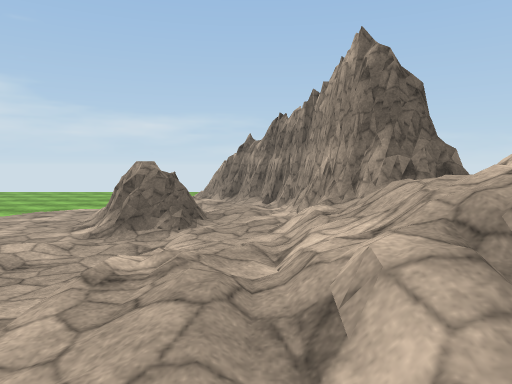
[1] (above)

20 first-person views from a walk through a scene from a Unity 3-D project. The camera is 1.44 m above the floor, tilts 4° down and sees 70° across. The floor is counted in squares, 2.57 m on a side. Each view is taken from the middle of a square. On the plan, view 1 faces up. The plan holds only what a view shows up to about 10 squares ahead; the rest is blank. The place goes on beyond the plan. Some trees and plants on the terrain are drawn as simple stand-ins. The player is left out. Some animated figures are not drawn. Surface patterns are stand-ins for the level's own textures.

[2]
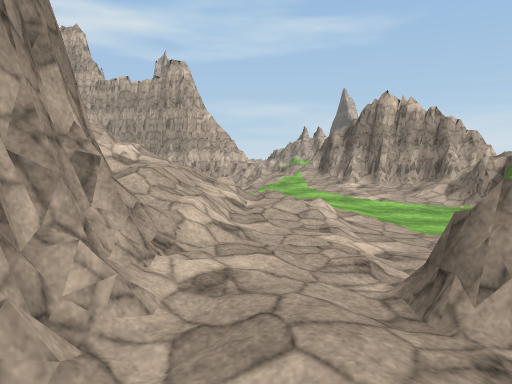

[3]
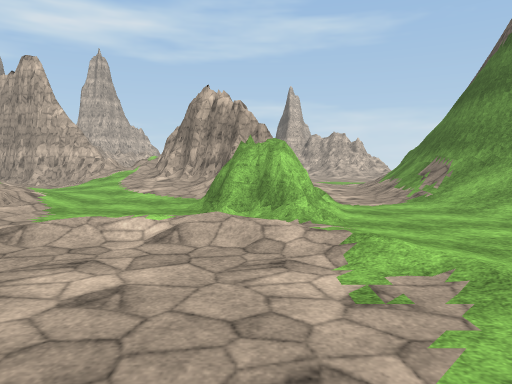

[4]
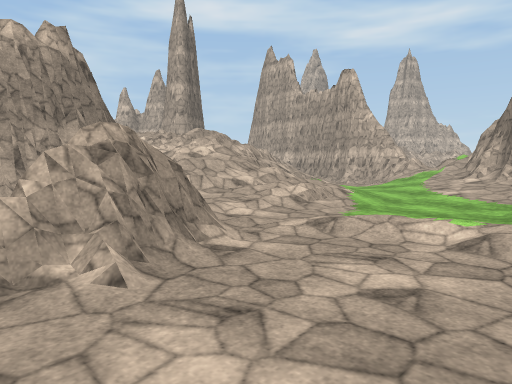

[5]
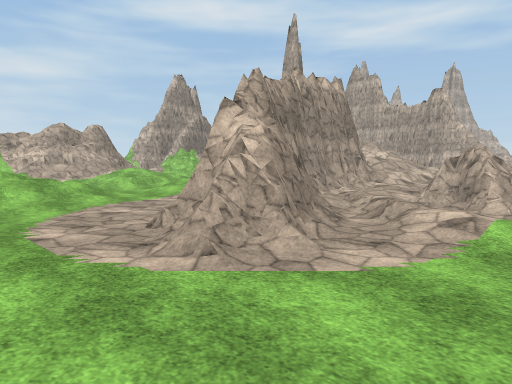

[6]
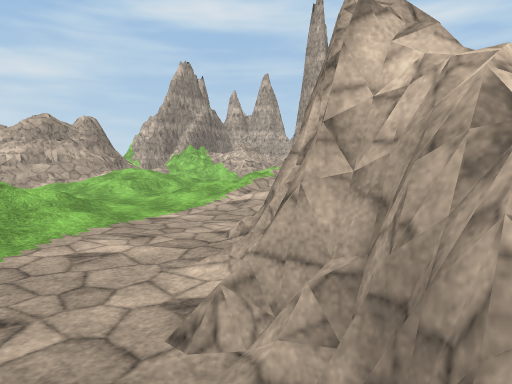

[7]
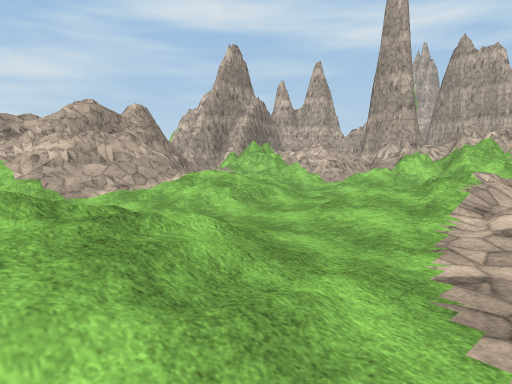

[8]
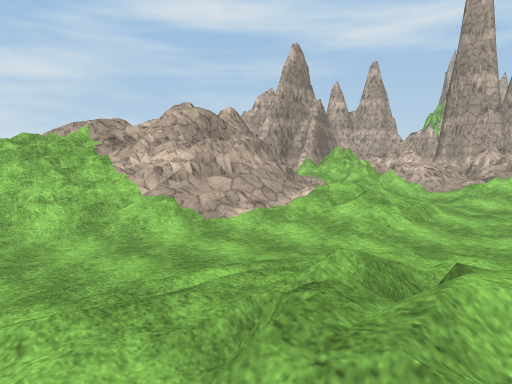

[9]
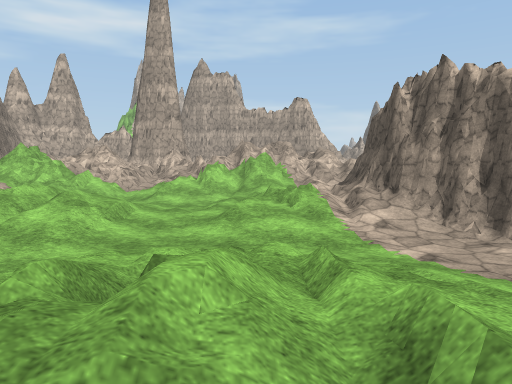

[10]
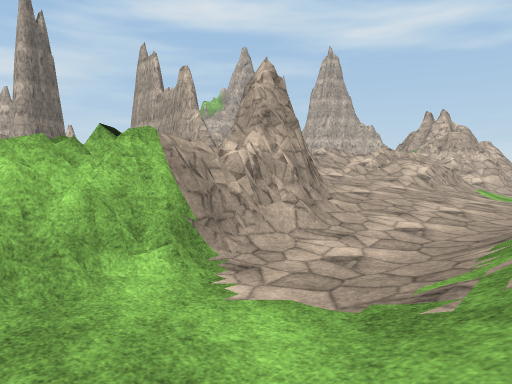

[11]
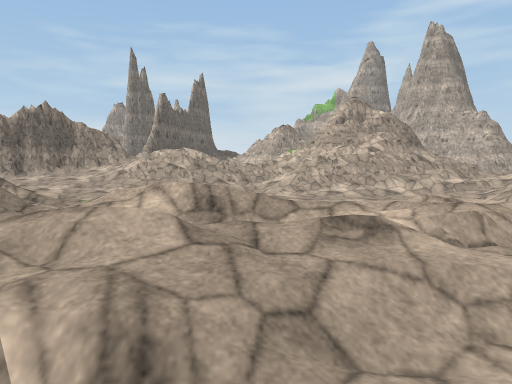

[12]
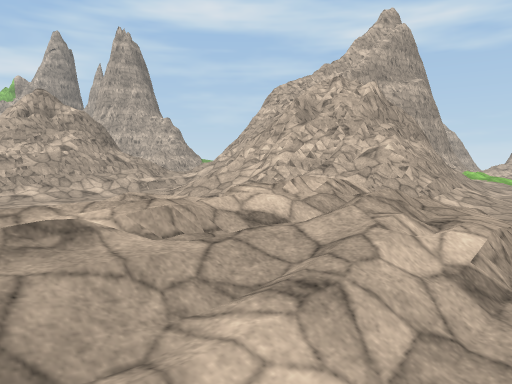

[13]
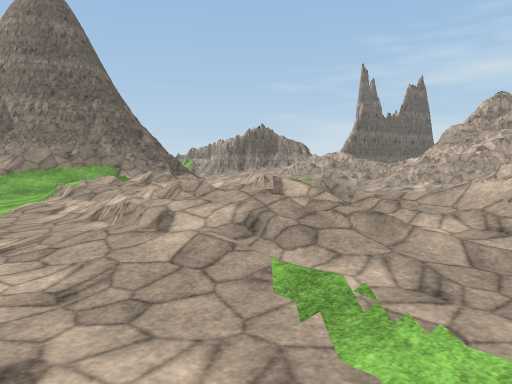

[14]
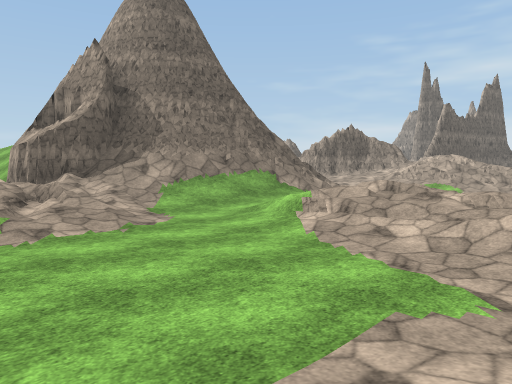

[15]
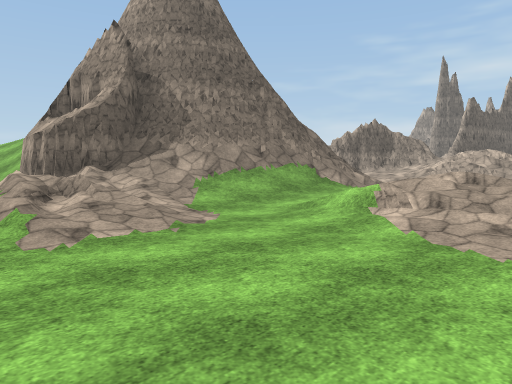

[16]
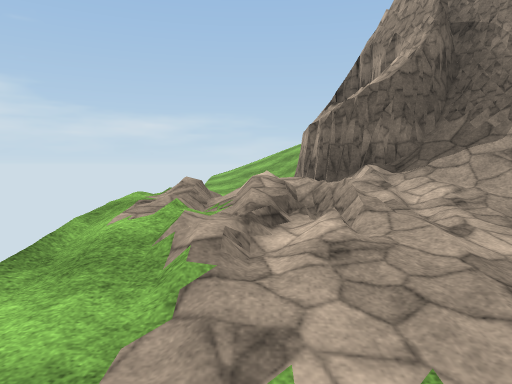

[17]
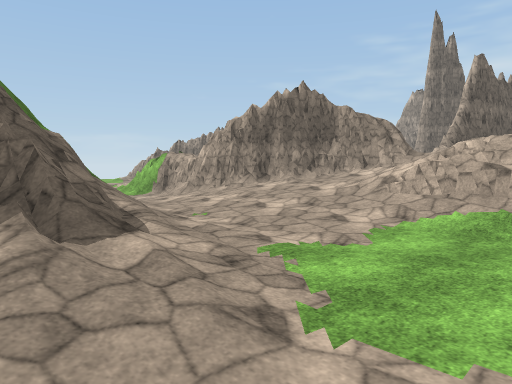

[18]
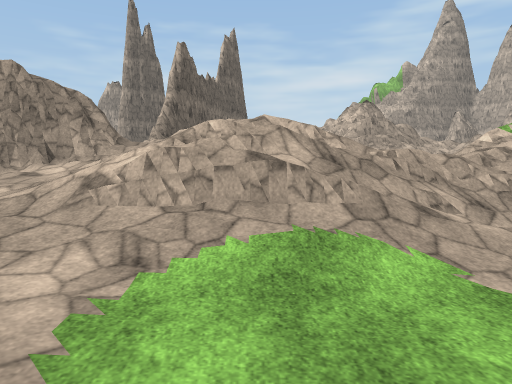

[19]
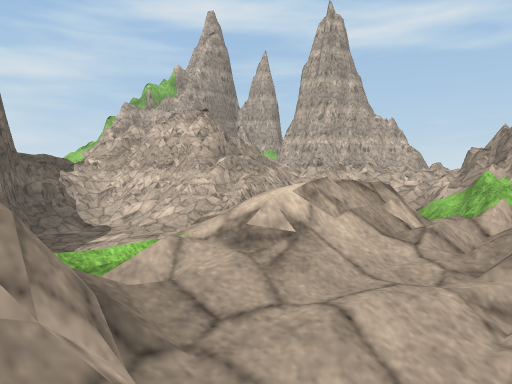

[20]
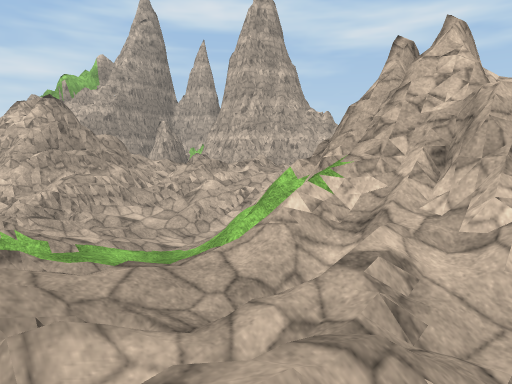

### Floor plan
Key: @ floor where view 1 was taken; # wall or solid block; x gap in a wall; . main floor; : floor 0.25 m higher than the main floor; + floor 0.5 m higher than the main floor; * floor 0.75 m higher than the main floor; % floor 1 m higher than the main floor; & floor 1.25 m higher than the main floor; / step, stairs or slope; = window, fence, low wall or low ledge.
Columns run from 16 left of view 1 to 10 right of it. Each row starts with its distance up from view 1.
 11              ....   /+..
 10           .........///:..=#
  9           .....##..//+../=#
  8           ....:/##..::../##
  7            ..../##/.:.///##
  6             ..=.:##/+://=##
  5            ...##+##=/:///#
  4           ..../=+##%*::///
  3 ///       ..::..+/=#/==/=##
  2 ///      /./#../+//##==###
  1 .//     #/./#..///=######
  0         #/./#/::@/=#
 -1   #     #/./#/+:./ =
 -2   ###   #/.+###*::
 -3 ////#####/:+%##//.=
 -4 *////####::+%/#x####
 -5 //+://///..+///&   #
 -6 ....::::.../====
 -7 ....// ....//=## ++
 -8 ....///   ..//**&%##
 -9 ....+//  ..+=#= :*##
-10 :/.:///  ..####=:+#
-11   ..*=+./..=####==#
-12   ../+/=//. #######
-13   ...=###=/%=

Positions as (right, up) in squares from view 1, and headings:
1: (0, 0), facing up
2: (0, 6), facing down
3: (-4, 6), facing down
4: (-4, 6), facing down-right
5: (-3, 11), facing down-right
6: (-1, 10), facing down-right
7: (2, 10), facing down-right
8: (4, 11), facing down-right
9: (4, 11), facing down
10: (-7, 2), facing down-right
11: (-13, -8), facing right
12: (-13, -8), facing down-right
13: (-14, -13), facing up-right
14: (-16, -10), facing up-right
15: (-16, -9), facing up-right
16: (-15, -7), facing up
17: (-9, -7), facing up-right
18: (-7, -6), facing right
19: (-3, -4), facing down-right
20: (-4, -7), facing down-right
